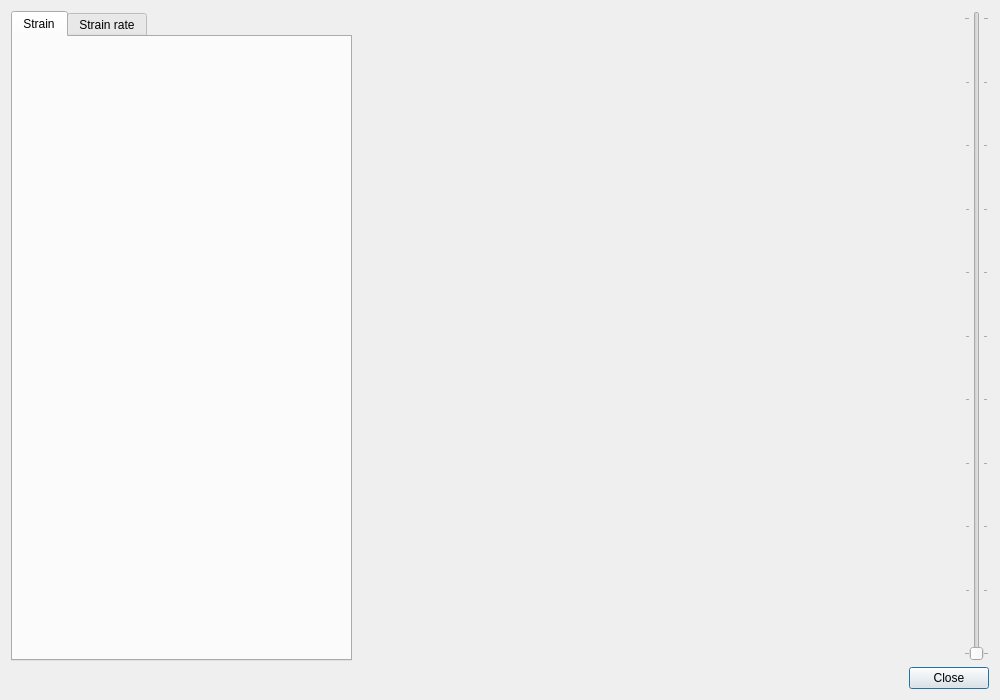
<?xml version="1.0" encoding="UTF-8"?>
<ui version="4.0">
 <class>DialogStrainStatistics</class>
 <widget class="QDialog" name="DialogStrainStatistics">
  <property name="geometry">
   <rect>
    <x>0</x>
    <y>0</y>
    <width>1000</width>
    <height>700</height>
   </rect>
  </property>
  <property name="maximumSize">
   <size>
    <width>16777215</width>
    <height>700</height>
   </size>
  </property>
  <property name="windowTitle">
   <string>Strain statistics</string>
  </property>
  <layout class="QVBoxLayout" name="verticalLayout_3">
   <item>
    <layout class="QHBoxLayout" name="horizontalLayout">
     <item>
      <widget class="QTabWidget" name="tabWidget">
       <property name="sizePolicy">
        <sizepolicy hsizetype="Preferred" vsizetype="Preferred">
         <horstretch>0</horstretch>
         <verstretch>0</verstretch>
        </sizepolicy>
       </property>
       <property name="currentIndex">
        <number>0</number>
       </property>
       <widget class="QWidget" name="tabStrain">
        <attribute name="title">
         <string>Strain</string>
        </attribute>
        <layout class="QVBoxLayout" name="verticalLayout">
         <item>
          <widget class="WidgetPlot" name="mainStrainPlot" native="true">
           <property name="minimumSize">
            <size>
             <width>200</width>
             <height>0</height>
            </size>
           </property>
           <property name="maximumSize">
            <size>
             <width>16777215</width>
             <height>200</height>
            </size>
           </property>
          </widget>
         </item>
         <item>
          <widget class="WidgetPlot" name="strainPerPointsPlot" native="true">
           <property name="minimumSize">
            <size>
             <width>200</width>
             <height>0</height>
            </size>
           </property>
           <property name="maximumSize">
            <size>
             <width>16777215</width>
             <height>200</height>
            </size>
           </property>
          </widget>
         </item>
         <item>
          <layout class="QHBoxLayout" name="horizontalLayout_2">
           <item>
            <widget class="WidgetRainbow" name="widgetRainbow" native="true">
             <property name="minimumSize">
              <size>
               <width>15</width>
               <height>0</height>
              </size>
             </property>
             <property name="maximumSize">
              <size>
               <width>15</width>
               <height>16777215</height>
              </size>
             </property>
            </widget>
           </item>
           <item>
            <widget class="WidgetSpectrogram" name="spectrogramPlot" native="true">
             <property name="minimumSize">
              <size>
               <width>200</width>
               <height>0</height>
              </size>
             </property>
             <property name="maximumSize">
              <size>
               <width>16777215</width>
               <height>200</height>
              </size>
             </property>
            </widget>
           </item>
          </layout>
         </item>
        </layout>
       </widget>
       <widget class="QWidget" name="tabStrainRate">
        <attribute name="title">
         <string>Strain rate</string>
        </attribute>
        <layout class="QVBoxLayout" name="verticalLayout_2">
         <item>
          <widget class="WidgetPlot" name="mainStrainRatePlot" native="true">
           <property name="minimumSize">
            <size>
             <width>200</width>
             <height>0</height>
            </size>
           </property>
           <property name="maximumSize">
            <size>
             <width>16777215</width>
             <height>200</height>
            </size>
           </property>
          </widget>
         </item>
         <item>
          <widget class="WidgetPlot" name="strainRatePerPointsPlot" native="true">
           <property name="minimumSize">
            <size>
             <width>200</width>
             <height>0</height>
            </size>
           </property>
           <property name="maximumSize">
            <size>
             <width>16777215</width>
             <height>200</height>
            </size>
           </property>
          </widget>
         </item>
         <item>
          <layout class="QHBoxLayout" name="horizontalLayout_3">
           <item>
            <widget class="WidgetRainbow" name="widgetRainbow_2" native="true">
             <property name="minimumSize">
              <size>
               <width>15</width>
               <height>0</height>
              </size>
             </property>
             <property name="maximumSize">
              <size>
               <width>15</width>
               <height>16777215</height>
              </size>
             </property>
            </widget>
           </item>
           <item>
            <widget class="WidgetSpectrogram" name="spectrogramRatePlot" native="true">
             <property name="minimumSize">
              <size>
               <width>200</width>
               <height>0</height>
              </size>
             </property>
             <property name="maximumSize">
              <size>
               <width>16777215</width>
               <height>200</height>
              </size>
             </property>
            </widget>
           </item>
          </layout>
         </item>
        </layout>
       </widget>
      </widget>
     </item>
     <item>
      <widget class="WidgetStrainVideo" name="strainVideoWidget" native="true">
       <property name="minimumSize">
        <size>
         <width>600</width>
         <height>0</height>
        </size>
       </property>
       <property name="maximumSize">
        <size>
         <width>16777215</width>
         <height>650</height>
        </size>
       </property>
      </widget>
     </item>
     <item>
      <widget class="QSlider" name="playSlider">
       <property name="maximum">
        <number>10</number>
       </property>
       <property name="singleStep">
        <number>1</number>
       </property>
       <property name="pageStep">
        <number>5</number>
       </property>
       <property name="orientation">
        <enum>Qt::Vertical</enum>
       </property>
       <property name="invertedAppearance">
        <bool>false</bool>
       </property>
       <property name="invertedControls">
        <bool>false</bool>
       </property>
       <property name="tickPosition">
        <enum>QSlider::TicksBothSides</enum>
       </property>
      </widget>
     </item>
    </layout>
   </item>
   <item>
    <widget class="QDialogButtonBox" name="buttonBox">
     <property name="standardButtons">
      <set>QDialogButtonBox::Close</set>
     </property>
    </widget>
   </item>
  </layout>
 </widget>
 <customwidgets>
  <customwidget>
   <class>WidgetStrainVideo</class>
   <extends>QWidget</extends>
   <header>widgetstrainvideo.h</header>
   <container>1</container>
   <slots>
    <signal>displayIndexChanged(int)</signal>
   </slots>
  </customwidget>
  <customwidget>
   <class>WidgetPlot</class>
   <extends>QWidget</extends>
   <header>widgetplot.h</header>
   <container>1</container>
   <slots>
    <slot>setIndex(int)</slot>
   </slots>
  </customwidget>
  <customwidget>
   <class>WidgetSpectrogram</class>
   <extends>QWidget</extends>
   <header>widgetspectrogram.h</header>
   <container>1</container>
   <slots>
    <slot>setIndex(int)</slot>
   </slots>
  </customwidget>
  <customwidget>
   <class>WidgetRainbow</class>
   <extends>QWidget</extends>
   <header>widgetrainbow.h</header>
   <container>1</container>
  </customwidget>
 </customwidgets>
 <resources/>
 <connections>
  <connection>
   <sender>buttonBox</sender>
   <signal>clicked(QAbstractButton*)</signal>
   <receiver>DialogStrainStatistics</receiver>
   <slot>hide()</slot>
   <hints>
    <hint type="sourcelabel">
     <x>756</x>
     <y>600</y>
    </hint>
    <hint type="destinationlabel">
     <x>690</x>
     <y>616</y>
    </hint>
   </hints>
  </connection>
  <connection>
   <sender>strainVideoWidget</sender>
   <signal>displayIndexChanged(int)</signal>
   <receiver>mainStrainPlot</receiver>
   <slot>setIndex(int)</slot>
   <hints>
    <hint type="sourcelabel">
     <x>689</x>
     <y>333</y>
    </hint>
    <hint type="destinationlabel">
     <x>196</x>
     <y>147</y>
    </hint>
   </hints>
  </connection>
  <connection>
   <sender>strainVideoWidget</sender>
   <signal>displayIndexChanged(int)</signal>
   <receiver>strainPerPointsPlot</receiver>
   <slot>setIndex(int)</slot>
   <hints>
    <hint type="sourcelabel">
     <x>689</x>
     <y>333</y>
    </hint>
    <hint type="destinationlabel">
     <x>196</x>
     <y>347</y>
    </hint>
   </hints>
  </connection>
  <connection>
   <sender>strainVideoWidget</sender>
   <signal>displayIndexChanged(int)</signal>
   <receiver>spectrogramPlot</receiver>
   <slot>setIndex(int)</slot>
   <hints>
    <hint type="sourcelabel">
     <x>689</x>
     <y>333</y>
    </hint>
    <hint type="destinationlabel">
     <x>196</x>
     <y>548</y>
    </hint>
   </hints>
  </connection>
  <connection>
   <sender>strainVideoWidget</sender>
   <signal>displayIndexChanged(int)</signal>
   <receiver>mainStrainRatePlot</receiver>
   <slot>setIndex(int)</slot>
   <hints>
    <hint type="sourcelabel">
     <x>689</x>
     <y>333</y>
    </hint>
    <hint type="destinationlabel">
     <x>196</x>
     <y>147</y>
    </hint>
   </hints>
  </connection>
  <connection>
   <sender>strainVideoWidget</sender>
   <signal>displayIndexChanged(int)</signal>
   <receiver>strainRatePerPointsPlot</receiver>
   <slot>setIndex(int)</slot>
   <hints>
    <hint type="sourcelabel">
     <x>689</x>
     <y>333</y>
    </hint>
    <hint type="destinationlabel">
     <x>196</x>
     <y>347</y>
    </hint>
   </hints>
  </connection>
  <connection>
   <sender>strainVideoWidget</sender>
   <signal>displayIndexChanged(int)</signal>
   <receiver>spectrogramRatePlot</receiver>
   <slot>setIndex(int)</slot>
   <hints>
    <hint type="sourcelabel">
     <x>689</x>
     <y>333</y>
    </hint>
    <hint type="destinationlabel">
     <x>196</x>
     <y>548</y>
    </hint>
   </hints>
  </connection>
 </connections>
</ui>
